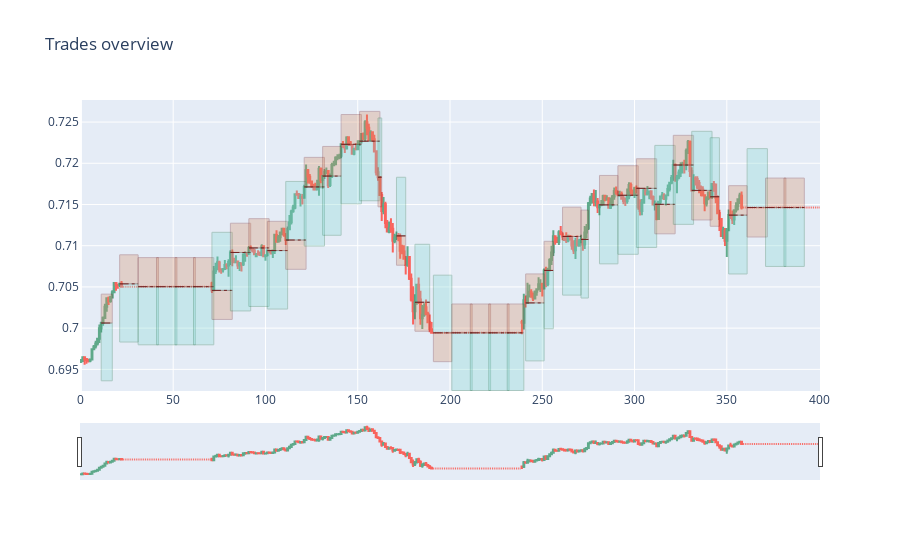

Notebook code for this chart:
### Code cell
import tensorflow as tf

def normalize(inp):
    A = [i*i for i in inp]
    v = (sum(A))**(0.5)
    A = [i / v for i in inp]
    return A
nn=BACKTEST()
nn.data=np.array(pd.read_csv('/content/drive/MyDrive/seminar_data/AUD_CHF.csv',usecols=[1,2,3,4]))
nn.tick()



nn.leverage=500
nn.break_index=10
for j in range(0,40):
    gathered_data=[]
    look=[]
    for i in range(0,10):
        gathered_data.append(nn.ohlc[3])
        nn.tick()


    normalized_data = normalize(gathered_data)
    prediction_data=[normalized_data,normalized_data]

    A = [i * i for i in gathered_data]  # denormalization of data
    deNorm = (sum(A)) ** (0.5)  # denormalization of data

    pred = tf.keras.models.load_model('/content/drive/MyDrive/seminar_data/mean_direction')
    prediction=np.array(pred(np.array(prediction_data[0:1])))[0][0]*deNorm


    richt_preis=nn.ohlc[3]

    risk=0.01

    if richt_preis< prediction:
        tp = richt_preis * (1 + risk)
        sl = richt_preis * (1 - risk/2)
        nn.MakeOrder('BUY',tp,sl)
    elif richt_preis>prediction:
        tp = richt_preis * (1 - risk)
        sl = richt_preis * (1 + risk/2)
        nn.MakeOrder('SELL',tp,sl)

nn.draw_data=pd.read_csv('/content/drive/MyDrive/seminar_data/AUD_CHF.csv',usecols=[1,2,3,4])
nn.visualize()

### Figure 1 — Plotly figure (JSON) as saved in the notebook; plotly's stock layout.template omitted (floating-point values rounded to 4 significant figures; data arrays with more than 128 entries replaced by an {"elided": "..."} marker saying what was removed)
{"data": [{"opacity": 0.8, "name": "price", "type": "candlestick", "high": {"elided": "401 float values"}, "low": {"elided": "401 float values"}, "close": {"elided": "401 float values"}, "open": {"elided": "401 float values"}}], "layout": {"shapes": [{"opacity": 0.3, "xref": "x", "yref": "y", "fillcolor": "#80D9D3", "y1": 0.6936, "y0": 0.7006, "line": {"color": "#22754B", "width": 1}, "x1": 17, "type": "rect", "x0": 11}, {"opacity": 0.3, "xref": "x", "yref": "y", "fillcolor": "#D78E65", "y1": 0.7041, "y0": 0.7006, "line": {"color": "#752222", "width": 1}, "x1": 17, "type": "rect", "x0": 11}, {"xref": "x", "yref": "y", "y1": 0.7006, "y0": 0.7006, "line": {"color": "#752222", "dash": "dashdot", "width": 1}, "x1": 17, "type": "line", "x0": 11}, {"opacity": 0.3, "xref": "x", "yref": "y", "fillcolor": "#80D9D3", "y1": 0.6983, "y0": 0.7054, "line": {"color": "#22754B", "width": 1}, "x1": 31, "type": "rect", "x0": 21}, {"opacity": 0.3, "xref": "x", "yref": "y", "fillcolor": "#D78E65", "y1": 0.7089, "y0": 0.7054, "line": {"color": "#752222", "width": 1}, "x1": 31, "type": "rect", "x0": 21}, {"xref": "x", "yref": "y", "y1": 0.7054, "y0": 0.7054, "line": {"color": "#752222", "dash": "dashdot", "width": 1}, "x1": 31, "type": "line", "x0": 21}, {"opacity": 0.3, "xref": "x", "yref": "y", "fillcolor": "#80D9D3", "y1": 0.698, "y0": 0.705, "line": {"color": "#22754B", "width": 1}, "x1": 42, "type": "rect", "x0": 31}, {"opacity": 0.3, "xref": "x", "yref": "y", "fillcolor": "#D78E65", "y1": 0.7086, "y0": 0.705, "line": {"color": "#752222", "width": 1}, "x1": 42, "type": "rect", "x0": 31}, {"xref": "x", "yref": "y", "y1": 0.705, "y0": 0.705, "line": {"color": "#752222", "dash": "dashdot", "width": 1}, "x1": 42, "type": "line", "x0": 31}, {"opacity": 0.3, "xref": "x", "yref": "y", "fillcolor": "#80D9D3", "y1": 0.698, "y0": 0.705, "line": {"color": "#22754B", "width": 1}, "x1": 52, "type": "rect", "x0": 41}, {"opacity": 0.3, "xref": "x", "yref": "y", "fillcolor": "#D78E65", "y1": 0.7086, "y0": 0.705, "line": {"color": "#752222", "width": 1}, "x1": 52, "type": "rect", "x0": 41}, {"xref": "x", "yref": "y", "y1": 0.705, "y0": 0.705, "line": {"color": "#752222", "dash": "dashdot", "width": 1}, "x1": 52, "type": "line", "x0": 41}, {"opacity": 0.3, "xref": "x", "yref": "y", "fillcolor": "#80D9D3", "y1": 0.698, "y0": 0.705, "line": {"color": "#22754B", "width": 1}, "x1": 62, "type": "rect", "x0": 51}, {"opacity": 0.3, "xref": "x", "yref": "y", "fillcolor": "#D78E65", "y1": 0.7086, "y0": 0.705, "line": {"color": "#752222", "width": 1}, "x1": 62, "type": "rect", "x0": 51}, {"xref": "x", "yref": "y", "y1": 0.705, "y0": 0.705, "line": {"color": "#752222", "dash": "dashdot", "width": 1}, "x1": 62, "type": "line", "x0": 51}, {"opacity": 0.3, "xref": "x", "yref": "y", "fillcolor": "#80D9D3", "y1": 0.698, "y0": 0.705, "line": {"color": "#22754B", "width": 1}, "x1": 72, "type": "rect", "x0": 61}, {"opacity": 0.3, "xref": "x", "yref": "y", "fillcolor": "#D78E65", "y1": 0.7086, "y0": 0.705, "line": {"color": "#752222", "width": 1}, "x1": 72, "type": "rect", "x0": 61}, {"xref": "x", "yref": "y", "y1": 0.705, "y0": 0.705, "line": {"color": "#752222", "dash": "dashdot", "width": 1}, "x1": 72, "type": "line", "x0": 61}, {"opacity": 0.3, "xref": "x", "yref": "y", "fillcolor": "#80D9D3", "y1": 0.7046, "y0": 0.7116, "line": {"color": "#22754B", "width": 1}, "x1": 82, "type": "rect", "x0": 71}, {"opacity": 0.3, "xref": "x", "yref": "y", "fillcolor": "#D78E65", "y1": 0.7046, "y0": 0.7011, "line": {"color": "#752222", "width": 1}, "x1": 82, "type": "rect", "x0": 71}, {"xref": "x", "yref": "y", "y1": 0.7046, "y0": 0.7046, "line": {"color": "#752222", "dash": "dashdot", "width": 1}, "x1": 82, "type": "line", "x0": 71}, {"opacity": 0.3, "xref": "x", "yref": "y", "fillcolor": "#80D9D3", "y1": 0.7021, "y0": 0.7092, "line": {"color": "#22754B", "width": 1}, "x1": 92, "type": "rect", "x0": 81}, {"opacity": 0.3, "xref": "x", "yref": "y", "fillcolor": "#D78E65", "y1": 0.7127, "y0": 0.7092, "line": {"color": "#752222", "width": 1}, "x1": 92, "type": "rect", "x0": 81}, {"xref": "x", "yref": "y", "y1": 0.7092, "y0": 0.7092, "line": {"color": "#752222", "dash": "dashdot", "width": 1}, "x1": 92, "type": "line", "x0": 81}, {"opacity": 0.3, "xref": "x", "yref": "y", "fillcolor": "#80D9D3", "y1": 0.7026, "y0": 0.7097, "line": {"color": "#22754B", "width": 1}, "x1": 102, "type": "rect", "x0": 91}, {"opacity": 0.3, "xref": "x", "yref": "y", "fillcolor": "#D78E65", "y1": 0.7133, "y0": 0.7097, "line": {"color": "#752222", "width": 1}, "x1": 102, "type": "rect", "x0": 91}, {"xref": "x", "yref": "y", "y1": 0.7097, "y0": 0.7097, "line": {"color": "#752222", "dash": "dashdot", "width": 1}, "x1": 102, "type": "line", "x0": 91}, {"opacity": 0.3, "xref": "x", "yref": "y", "fillcolor": "#80D9D3", "y1": 0.7023, "y0": 0.7094, "line": {"color": "#22754B", "width": 1}, "x1": 112, "type": "rect", "x0": 101}, {"opacity": 0.3, "xref": "x", "yref": "y", "fillcolor": "#D78E65", "y1": 0.713, "y0": 0.7094, "line": {"color": "#752222", "width": 1}, "x1": 112, "type": "rect", "x0": 101}, {"xref": "x", "yref": "y", "y1": 0.7094, "y0": 0.7094, "line": {"color": "#752222", "dash": "dashdot", "width": 1}, "x1": 112, "type": "line", "x0": 101}, {"opacity": 0.3, "xref": "x", "yref": "y", "fillcolor": "#80D9D3", "y1": 0.7107, "y0": 0.7178, "line": {"color": "#22754B", "width": 1}, "x1": 122, "type": "rect", "x0": 111}, {"opacity": 0.3, "xref": "x", "yref": "y", "fillcolor": "#D78E65", "y1": 0.7107, "y0": 0.7071, "line": {"color": "#752222", "width": 1}, "x1": 122, "type": "rect", "x0": 111}, {"xref": "x", "yref": "y", "y1": 0.7107, "y0": 0.7107, "line": {"color": "#752222", "dash": "dashdot", "width": 1}, "x1": 122, "type": "line", "x0": 111}, {"opacity": 0.3, "xref": "x", "yref": "y", "fillcolor": "#80D9D3", "y1": 0.71, "y0": 0.7171, "line": {"color": "#22754B", "width": 1}, "x1": 132, "type": "rect", "x0": 121}, {"opacity": 0.3, "xref": "x", "yref": "y", "fillcolor": "#D78E65", "y1": 0.7207, "y0": 0.7171, "line": {"color": "#752222", "width": 1}, "x1": 132, "type": "rect", "x0": 121}, {"xref": "x", "yref": "y", "y1": 0.7171, "y0": 0.7171, "line": {"color": "#752222", "dash": "dashdot", "width": 1}, "x1": 132, "type": "line", "x0": 121}, {"opacity": 0.3, "xref": "x", "yref": "y", "fillcolor": "#80D9D3", "y1": 0.7113, "y0": 0.7185, "line": {"color": "#22754B", "width": 1}, "x1": 141, "type": "rect", "x0": 131}, {"opacity": 0.3, "xref": "x", "yref": "y", "fillcolor": "#D78E65", "y1": 0.722, "y0": 0.7185, "line": {"color": "#752222", "width": 1}, "x1": 141, "type": "rect", "x0": 131}, {"xref": "x", "yref": "y", "y1": 0.7185, "y0": 0.7185, "line": {"color": "#752222", "dash": "dashdot", "width": 1}, "x1": 141, "type": "line", "x0": 131}, {"opacity": 0.3, "xref": "x", "yref": "y", "fillcolor": "#80D9D3", "y1": 0.7151, "y0": 0.7223, "line": {"color": "#22754B", "width": 1}, "x1": 152, "type": "rect", "x0": 141}, {"opacity": 0.3, "xref": "x", "yref": "y", "fillcolor": "#D78E65", "y1": 0.7259, "y0": 0.7223, "line": {"color": "#752222", "width": 1}, "x1": 152, "type": "rect", "x0": 141}, {"xref": "x", "yref": "y", "y1": 0.7223, "y0": 0.7223, "line": {"color": "#752222", "dash": "dashdot", "width": 1}, "x1": 152, "type": "line", "x0": 141}, {"opacity": 0.3, "xref": "x", "yref": "y", "fillcolor": "#80D9D3", "y1": 0.7155, "y0": 0.7227, "line": {"color": "#22754B", "width": 1}, "x1": 162, "type": "rect", "x0": 151}, {"opacity": 0.3, "xref": "x", "yref": "y", "fillcolor": "#D78E65", "y1": 0.7263, "y0": 0.7227, "line": {"color": "#752222", "width": 1}, "x1": 162, "type": "rect", "x0": 151}, {"xref": "x", "yref": "y", "y1": 0.7227, "y0": 0.7227, "line": {"color": "#752222", "dash": "dashdot", "width": 1}, "x1": 162, "type": "line", "x0": 151}, {"opacity": 0.3, "xref": "x", "yref": "y", "fillcolor": "#80D9D3", "y1": 0.7183, "y0": 0.7255, "line": {"color": "#22754B", "width": 1}, "x1": 163, "type": "rect", "x0": 161}, {"opacity": 0.3, "xref": "x", "yref": "y", "fillcolor": "#D78E65", "y1": 0.7183, "y0": 0.7147, "line": {"color": "#752222", "width": 1}, "x1": 163, "type": "rect", "x0": 161}, {"xref": "x", "yref": "y", "y1": 0.7183, "y0": 0.7183, "line": {"color": "#752222", "dash": "dashdot", "width": 1}, "x1": 163, "type": "line", "x0": 161}, {"opacity": 0.3, "xref": "x", "yref": "y", "fillcolor": "#80D9D3", "y1": 0.7112, "y0": 0.7183, "line": {"color": "#22754B", "width": 1}, "x1": 176, "type": "rect", "x0": 171}, {"opacity": 0.3, "xref": "x", "yref": "y", "fillcolor": "#D78E65", "y1": 0.7112, "y0": 0.7076, "line": {"color": "#752222", "width": 1}, "x1": 176, "type": "rect", "x0": 171}, {"xref": "x", "yref": "y", "y1": 0.7112, "y0": 0.7112, "line": {"color": "#752222", "dash": "dashdot", "width": 1}, "x1": 176, "type": "line", "x0": 171}, {"opacity": 0.3, "xref": "x", "yref": "y", "fillcolor": "#80D9D3", "y1": 0.7031, "y0": 0.7102, "line": {"color": "#22754B", "width": 1}, "x1": 189, "type": "rect", "x0": 181}, {"opacity": 0.3, "xref": "x", "yref": "y", "fillcolor": "#D78E65", "y1": 0.7031, "y0": 0.6996, "line": {"color": "#752222", "width": 1}, "x1": 189, "type": "rect", "x0": 181}, {"xref": "x", "yref": "y", "y1": 0.7031, "y0": 0.7031, "line": {"color": "#752222", "dash": "dashdot", "width": 1}, "x1": 189, "type": "line", "x0": 181}, {"opacity": 0.3, "xref": "x", "yref": "y", "fillcolor": "#80D9D3", "y1": 0.6994, "y0": 0.7064, "line": {"color": "#22754B", "width": 1}, "x1": 201, "type": "rect", "x0": 191}, {"opacity": 0.3, "xref": "x", "yref": "y", "fillcolor": "#D78E65", "y1": 0.6994, "y0": 0.6959, "line": {"color": "#752222", "width": 1}, "x1": 201, "type": "rect", "x0": 191}, {"xref": "x", "yref": "y", "y1": 0.6994, "y0": 0.6994, "line": {"color": "#752222", "dash": "dashdot", "width": 1}, "x1": 201, "type": "line", "x0": 191}, {"opacity": 0.3, "xref": "x", "yref": "y", "fillcolor": "#80D9D3", "y1": 0.6924, "y0": 0.6994, "line": {"color": "#22754B", "width": 1}, "x1": 212, "type": "rect", "x0": 201}, {"opacity": 0.3, "xref": "x", "yref": "y", "fillcolor": "#D78E65", "y1": 0.7029, "y0": 0.6994, "line": {"color": "#752222", "width": 1}, "x1": 212, "type": "rect", "x0": 201}, {"xref": "x", "yref": "y", "y1": 0.6994, "y0": 0.6994, "line": {"color": "#752222", "dash": "dashdot", "width": 1}, "x1": 212, "type": "line", "x0": 201}, {"opacity": 0.3, "xref": "x", "yref": "y", "fillcolor": "#80D9D3", "y1": 0.6924, "y0": 0.6994, "line": {"color": "#22754B", "width": 1}, "x1": 222, "type": "rect", "x0": 211}, {"opacity": 0.3, "xref": "x", "yref": "y", "fillcolor": "#D78E65", "y1": 0.7029, "y0": 0.6994, "line": {"color": "#752222", "width": 1}, "x1": 222, "type": "rect", "x0": 211}, {"xref": "x", "yref": "y", "y1": 0.6994, "y0": 0.6994, "line": {"color": "#752222", "dash": "dashdot", "width": 1}, "x1": 222, "type": "line", "x0": 211}, {"opacity": 0.3, "xref": "x", "yref": "y", "fillcolor": "#80D9D3", "y1": 0.6924, "y0": 0.6994, "line": {"color": "#22754B", "width": 1}, "x1": 232, "type": "rect", "x0": 221}, {"opacity": 0.3, "xref": "x", "yref": "y", "fillcolor": "#D78E65", "y1": 0.7029, "y0": 0.6994, "line": {"color": "#752222", "width": 1}, "x1": 232, "type": "rect", "x0": 221}, {"xref": "x", "yref": "y", "y1": 0.6994, "y0": 0.6994, "line": {"color": "#752222", "dash": "dashdot", "width": 1}, "x1": 232, "type": "line", "x0": 221}, {"opacity": 0.3, "xref": "x", "yref": "y", "fillcolor": "#80D9D3", "y1": 0.6924, "y0": 0.6994, "line": {"color": "#22754B", "width": 1}, "x1": 240, "type": "rect", "x0": 231}, {"opacity": 0.3, "xref": "x", "yref": "y", "fillcolor": "#D78E65", "y1": 0.7029, "y0": 0.6994, "line": {"color": "#752222", "width": 1}, "x1": 240, "type": "rect", "x0": 231}, {"xref": "x", "yref": "y", "y1": 0.6994, "y0": 0.6994, "line": {"color": "#752222", "dash": "dashdot", "width": 1}, "x1": 240, "type": "line", "x0": 231}, {"opacity": 0.3, "xref": "x", "yref": "y", "fillcolor": "#80D9D3", "y1": 0.696, "y0": 0.7031, "line": {"color": "#22754B", "width": 1}, "x1": 251, "type": "rect", "x0": 241}, {"opacity": 0.3, "xref": "x", "yref": "y", "fillcolor": "#D78E65", "y1": 0.7066, "y0": 0.7031, "line": {"color": "#752222", "width": 1}, "x1": 251, "type": "rect", "x0": 241}, {"xref": "x", "yref": "y", "y1": 0.7031, "y0": 0.7031, "line": {"color": "#752222", "dash": "dashdot", "width": 1}, "x1": 251, "type": "line", "x0": 241}, {"opacity": 0.3, "xref": "x", "yref": "y", "fillcolor": "#80D9D3", "y1": 0.6999, "y0": 0.707, "line": {"color": "#22754B", "width": 1}, "x1": 256, "type": "rect", "x0": 251}, {"opacity": 0.3, "xref": "x", "yref": "y", "fillcolor": "#D78E65", "y1": 0.7105, "y0": 0.707, "line": {"color": "#752222", "width": 1}, "x1": 256, "type": "rect", "x0": 251}, {"xref": "x", "yref": "y", "y1": 0.707, "y0": 0.707, "line": {"color": "#752222", "dash": "dashdot", "width": 1}, "x1": 256, "type": "line", "x0": 251}, {"opacity": 0.3, "xref": "x", "yref": "y", "fillcolor": "#80D9D3", "y1": 0.704, "y0": 0.7111, "line": {"color": "#22754B", "width": 1}, "x1": 271, "type": "rect", "x0": 261}, {"opacity": 0.3, "xref": "x", "yref": "y", "fillcolor": "#D78E65", "y1": 0.7147, "y0": 0.7111, "line": {"color": "#752222", "width": 1}, "x1": 271, "type": "rect", "x0": 261}, {"xref": "x", "yref": "y", "y1": 0.7111, "y0": 0.7111, "line": {"color": "#752222", "dash": "dashdot", "width": 1}, "x1": 271, "type": "line", "x0": 261}, {"opacity": 0.3, "xref": "x", "yref": "y", "fillcolor": "#80D9D3", "y1": 0.7037, "y0": 0.7108, "line": {"color": "#22754B", "width": 1}, "x1": 275, "type": "rect", "x0": 271}, {"opacity": 0.3, "xref": "x", "yref": "y", "fillcolor": "#D78E65", "y1": 0.7143, "y0": 0.7108, "line": {"color": "#752222", "width": 1}, "x1": 275, "type": "rect", "x0": 271}, {"xref": "x", "yref": "y", "y1": 0.7108, "y0": 0.7108, "line": {"color": "#752222", "dash": "dashdot", "width": 1}, "x1": 275, "type": "line", "x0": 271}, {"opacity": 0.3, "xref": "x", "yref": "y", "fillcolor": "#80D9D3", "y1": 0.7078, "y0": 0.7149, "line": {"color": "#22754B", "width": 1}, "x1": 291, "type": "rect", "x0": 281}, {"opacity": 0.3, "xref": "x", "yref": "y", "fillcolor": "#D78E65", "y1": 0.7185, "y0": 0.7149, "line": {"color": "#752222", "width": 1}, "x1": 291, "type": "rect", "x0": 281}, {"xref": "x", "yref": "y", "y1": 0.7149, "y0": 0.7149, "line": {"color": "#752222", "dash": "dashdot", "width": 1}, "x1": 291, "type": "line", "x0": 281}, {"opacity": 0.3, "xref": "x", "yref": "y", "fillcolor": "#80D9D3", "y1": 0.709, "y0": 0.7161, "line": {"color": "#22754B", "width": 1}, "x1": 302, "type": "rect", "x0": 291}, {"opacity": 0.3, "xref": "x", "yref": "y", "fillcolor": "#D78E65", "y1": 0.7197, "y0": 0.7161, "line": {"color": "#752222", "width": 1}, "x1": 302, "type": "rect", "x0": 291}, {"xref": "x", "yref": "y", "y1": 0.7161, "y0": 0.7161, "line": {"color": "#752222", "dash": "dashdot", "width": 1}, "x1": 302, "type": "line", "x0": 291}, {"opacity": 0.3, "xref": "x", "yref": "y", "fillcolor": "#80D9D3", "y1": 0.7098, "y0": 0.717, "line": {"color": "#22754B", "width": 1}, "x1": 312, "type": "rect", "x0": 301}, {"opacity": 0.3, "xref": "x", "yref": "y", "fillcolor": "#D78E65", "y1": 0.7205, "y0": 0.717, "line": {"color": "#752222", "width": 1}, "x1": 312, "type": "rect", "x0": 301}, {"xref": "x", "yref": "y", "y1": 0.717, "y0": 0.717, "line": {"color": "#752222", "dash": "dashdot", "width": 1}, "x1": 312, "type": "line", "x0": 301}, {"opacity": 0.3, "xref": "x", "yref": "y", "fillcolor": "#80D9D3", "y1": 0.715, "y0": 0.7222, "line": {"color": "#22754B", "width": 1}, "x1": 322, "type": "rect", "x0": 311}, {"opacity": 0.3, "xref": "x", "yref": "y", "fillcolor": "#D78E65", "y1": 0.715, "y0": 0.7114, "line": {"color": "#752222", "width": 1}, "x1": 322, "type": "rect", "x0": 311}, {"xref": "x", "yref": "y", "y1": 0.715, "y0": 0.715, "line": {"color": "#752222", "dash": "dashdot", "width": 1}, "x1": 322, "type": "line", "x0": 311}, {"opacity": 0.3, "xref": "x", "yref": "y", "fillcolor": "#80D9D3", "y1": 0.7126, "y0": 0.7198, "line": {"color": "#22754B", "width": 1}, "x1": 332, "type": "rect", "x0": 321}, {"opacity": 0.3, "xref": "x", "yref": "y", "fillcolor": "#D78E65", "y1": 0.7234, "y0": 0.7198, "line": {"color": "#752222", "width": 1}, "x1": 332, "type": "rect", "x0": 321}, {"xref": "x", "yref": "y", "y1": 0.7198, "y0": 0.7198, "line": {"color": "#752222", "dash": "dashdot", "width": 1}, "x1": 332, "type": "line", "x0": 321}, {"opacity": 0.3, "xref": "x", "yref": "y", "fillcolor": "#80D9D3", "y1": 0.7167, "y0": 0.7239, "line": {"color": "#22754B", "width": 1}, "x1": 342, "type": "rect", "x0": 331}, {"opacity": 0.3, "xref": "x", "yref": "y", "fillcolor": "#D78E65", "y1": 0.7167, "y0": 0.7131, "line": {"color": "#752222", "width": 1}, "x1": 342, "type": "rect", "x0": 331}, {"xref": "x", "yref": "y", "y1": 0.7167, "y0": 0.7167, "line": {"color": "#752222", "dash": "dashdot", "width": 1}, "x1": 342, "type": "line", "x0": 331}, {"opacity": 0.3, "xref": "x", "yref": "y", "fillcolor": "#80D9D3", "y1": 0.7159, "y0": 0.7231, "line": {"color": "#22754B", "width": 1}, "x1": 346, "type": "rect", "x0": 341}, {"opacity": 0.3, "xref": "x", "yref": "y", "fillcolor": "#D78E65", "y1": 0.7159, "y0": 0.7124, "line": {"color": "#752222", "width": 1}, "x1": 346, "type": "rect", "x0": 341}, {"xref": "x", "yref": "y", "y1": 0.7159, "y0": 0.7159, "line": {"color": "#752222", "dash": "dashdot", "width": 1}, "x1": 346, "type": "line", "x0": 341}, {"opacity": 0.3, "xref": "x", "yref": "y", "fillcolor": "#80D9D3", "y1": 0.7066, "y0": 0.7137, "line": {"color": "#22754B", "width": 1}, "x1": 361, "type": "rect", "x0": 351}, {"opacity": 0.3, "xref": "x", "yref": "y", "fillcolor": "#D78E65", "y1": 0.7173, "y0": 0.7137, "line": {"color": "#752222", "width": 1}, "x1": 361, "type": "rect", "x0": 351}, {"xref": "x", "yref": "y", "y1": 0.7137, "y0": 0.7137, "line": {"color": "#752222", "dash": "dashdot", "width": 1}, "x1": 361, "type": "line", "x0": 351}, {"opacity": 0.3, "xref": "x", "yref": "y", "fillcolor": "#80D9D3", "y1": 0.7146, "y0": 0.7218, "line": {"color": "#22754B", "width": 1}, "x1": 372, "type": "rect", "x0": 361}, {"opacity": 0.3, "xref": "x", "yref": "y", "fillcolor": "#D78E65", "y1": 0.7146, "y0": 0.7111, "line": {"color": "#752222", "width": 1}, "x1": 372, "type": "rect", "x0": 361}, {"xref": "x", "yref": "y", "y1": 0.7146, "y0": 0.7146, "line": {"color": "#752222", "dash": "dashdot", "width": 1}, "x1": 372, "type": "line", "x0": 361}, {"opacity": 0.3, "xref": "x", "yref": "y", "fillcolor": "#80D9D3", "y1": 0.7075, "y0": 0.7146, "line": {"color": "#22754B", "width": 1}, "x1": 382, "type": "rect", "x0": 371}, {"opacity": 0.3, "xref": "x", "yref": "y", "fillcolor": "#D78E65", "y1": 0.7182, "y0": 0.7146, "line": {"color": "#752222", "width": 1}, "x1": 382, "type": "rect", "x0": 371}, {"xref": "x", "yref": "y", "y1": 0.7146, "y0": 0.7146, "line": {"color": "#752222", "dash": "dashdot", "width": 1}, "x1": 382, "type": "line", "x0": 371}, {"opacity": 0.3, "xref": "x", "yref": "y", "fillcolor": "#80D9D3", "y1": 0.7075, "y0": 0.7146, "line": {"color": "#22754B", "width": 1}, "x1": 392, "type": "rect", "x0": 381}, {"opacity": 0.3, "xref": "x", "yref": "y", "fillcolor": "#D78E65", "y1": 0.7182, "y0": 0.7146, "line": {"color": "#752222", "width": 1}, "x1": 392, "type": "rect", "x0": 381}, {"xref": "x", "yref": "y", "y1": 0.7146, "y0": 0.7146, "line": {"color": "#752222", "dash": "dashdot", "width": 1}, "x1": 392, "type": "line", "x0": 381}], "title": {"text": "Trades overview"}}}
